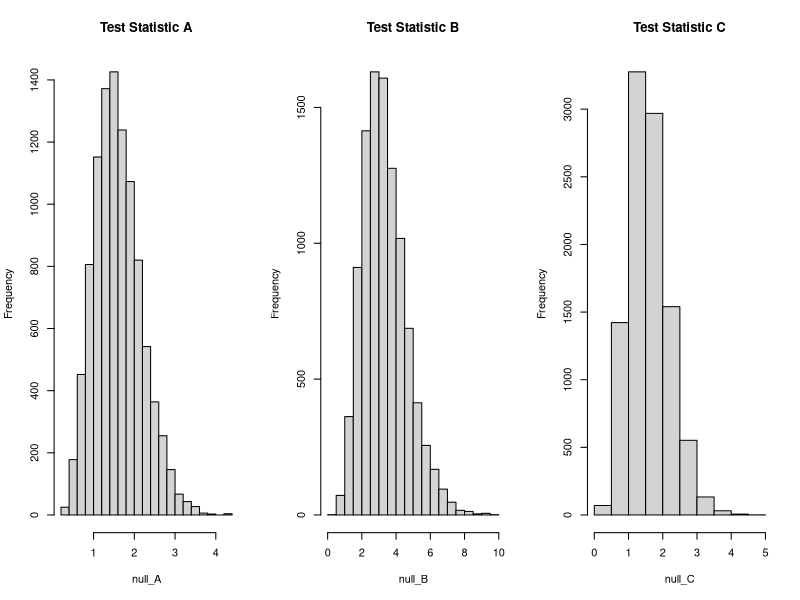

Write the R code that produced this figure.
## ---- chunk 1
knitr::opts_chunk$set(echo = TRUE)
## ---- chunk 2
# Create functions for test statistics
ts_A = function(sample_A){
  return(quantile(sample_A, probs =  0.75) - median(sample_A)) / (median(sample_A) - quantile(sample_A, probs = 0.25))
}

ts_B = function(sample_B){
  return(max(sample_B) - quantile(sample_B, probs = 0.75)) / (quantile(sample_B, probs = 0.25) - min(sample_B))
}

ts_C = function(sample_C){
  return(median(sample_C) - quantile(sample_C, probs = 0.25)) / (quantile(sample_C, probs = 0.75) - quantile(sample_C, probs = 0.25))
}

# Population of 10,000 with mean of 10 and standard deviation of 2.5
normal_samples =  replicate(10000, rnorm(25, mean = 10, sd = 2.5))

null_A = apply(normal_samples, 2, ts_A)
null_B = apply(normal_samples, 2, ts_B)
null_C = apply(normal_samples, 2, ts_C)

par(mfrow = c(1, 3))
hist(null_A, main = "Test Statistic A")
hist(null_B, main = "Test Statistic B")
hist(null_C, main = "Test Statistic C")

## ---- chunk 3
# create vecotrs for test statistics for degrees of freedom of 5 and 20
pvalues_A_df5 = numeric(10000)
pvalues_B_df5 = numeric(10000)
pvalues_C_df5 = numeric(10000)

pvalues_A_df20 = numeric(10000)
pvalues_B_df20 = numeric(10000)
pvalues_C_df20 = numeric(10000)

for (i in 1:10000){
  # Simulate test statistics for degrees of freedom = 5
  sample_df5 = rchisq(25, df = 5)
  sample_df5_trans = 2.5/sqrt(2*5)*sample_df5 + 10 - 2.5/sqrt(2*5)
  
  # Test statistics A,B and C with df = 5
  ts_A_df5 = ts_A(sample_df5_trans)
  ts_B_df5 = ts_B(sample_df5_trans)
  ts_C_df5 = ts_C(sample_df5_trans)
  
  pvalues_A_df5[i] = sum(null_A >= ts_A_df5)/10000
  pvalues_B_df5[i] = sum(null_B >= ts_B_df5)/10000
  pvalues_C_df5[i] = sum(null_C >= ts_C_df5)/10000
  
  # Simulate test statistics for degrees of freedom = 20
  sample_df20 = rchisq(25, df = 20)
  sample_df20_trans = 2.5/sqrt(2*20)*sample_df20 + 10 - 2.5/sqrt(2*20)
  
  # Test statistics A,B and C for degrees of freedom = 20
  ts_A_df20 = ts_A(sample_df20_trans)
  ts_B_df20 = ts_B(sample_df20_trans)
  ts_C_df20 = ts_C(sample_df20_trans)
  
  pvalues_A_df20[i] = sum(null_A >= ts_A_df20)/10000
  pvalues_B_df20[i] = sum(null_B >= ts_B_df20)/10000
  pvalues_C_df20[i] = sum(null_C >= ts_C_df20)/10000
  
}

# Calculate the power for each test statistic and for both degrees of freedom 
power_A_df5 = sum(pvalues_A_df5 <= 0.05) / 10000
power_B_df5 = sum(pvalues_B_df5 <= 0.05) / 10000
power_C_df5 = sum(pvalues_C_df5 <= 0.05) / 10000

power_A_df20 = sum(pvalues_A_df20 <= 0.05) / 10000
power_B_df20 = sum(pvalues_B_df20 <= 0.05) / 10000
power_C_df20 = sum(pvalues_C_df20 <= 0.05) / 10000

## ---- chunk 4
# Calculate null distribution for N = 50
normal_samples =  replicate(10000, rnorm(50, mean = 10, sd = 2.5))

null_A2 = apply(normal_samples, 2, ts_A)
null_B2 = apply(normal_samples, 2, ts_B)
null_C2 = apply(normal_samples, 2, ts_C)

# create vecotrs for test statistics for degrees of freedom of 5 and 20
pvalues_A2_df5 = numeric(10000)
pvalues_B2_df5 = numeric(10000)
pvalues_C2_df5 = numeric(10000)

pvalues_A2_df20 = numeric(10000)
pvalues_B2_df20 = numeric(10000)
pvalues_C2_df20 = numeric(10000)

for (i in 1:10000){
  # Simulate test statistics for degrees of freedom = 5
  sample2_df5 = rchisq(50, df = 5)
  sample2_df5_trans = 2.5/sqrt(2*5)*sample2_df5 + 10 - 2.5/sqrt(2*5)
  
  # Test statistics A,B and C with df = 5
  ts_A2_df5 = ts_A(sample2_df5_trans)
  ts_B2_df5 = ts_B(sample2_df5_trans)
  ts_C2_df5 = ts_C(sample2_df5_trans)
  
  pvalues_A2_df5[i] = sum(null_A2 >= ts_A2_df5)/10000
  pvalues_B2_df5[i] = sum(null_B2 >= ts_B2_df5)/10000
  pvalues_C2_df5[i] = sum(null_C2 >= ts_C2_df5)/10000
  
  # Simulate test statistics for degrees of freedom = 20
  sample2_df20 = rchisq(50, df = 20)
  sample2_df20_trans = 2.5/sqrt(2*20)*sample2_df20 + 10 - 2.5/sqrt(2*20)
  
  # Test statistics A,B and C for degrees of freedom = 20
  ts_A2_df20 = ts_A(sample2_df20_trans)
  ts_B2_df20 = ts_B(sample2_df20_trans)
  ts_C2_df20 = ts_C(sample2_df20_trans)
  
  pvalues_A2_df20[i] = sum(null_A2 >= ts_A2_df20)/10000
  pvalues_B2_df20[i] = sum(null_B2 >= ts_B2_df20)/10000
  pvalues_C2_df20[i] = sum(null_C2 >= ts_C2_df20)/10000
  
}

# Calculate the power for each test statistic and for both degrees of freedom 
power_A2_df5 = sum(pvalues_A2_df5 <= 0.05) / 10000
power_B2_df5 = sum(pvalues_B2_df5 <= 0.05) / 10000
power_C2_df5 = sum(pvalues_C2_df5 <= 0.05) / 10000

power_A2_df20 = sum(pvalues_A2_df20 <= 0.05) / 10000
power_B2_df20 = sum(pvalues_B2_df20 <= 0.05) / 10000
power_C2_df20 = sum(pvalues_C2_df20 <= 0.05) / 10000

